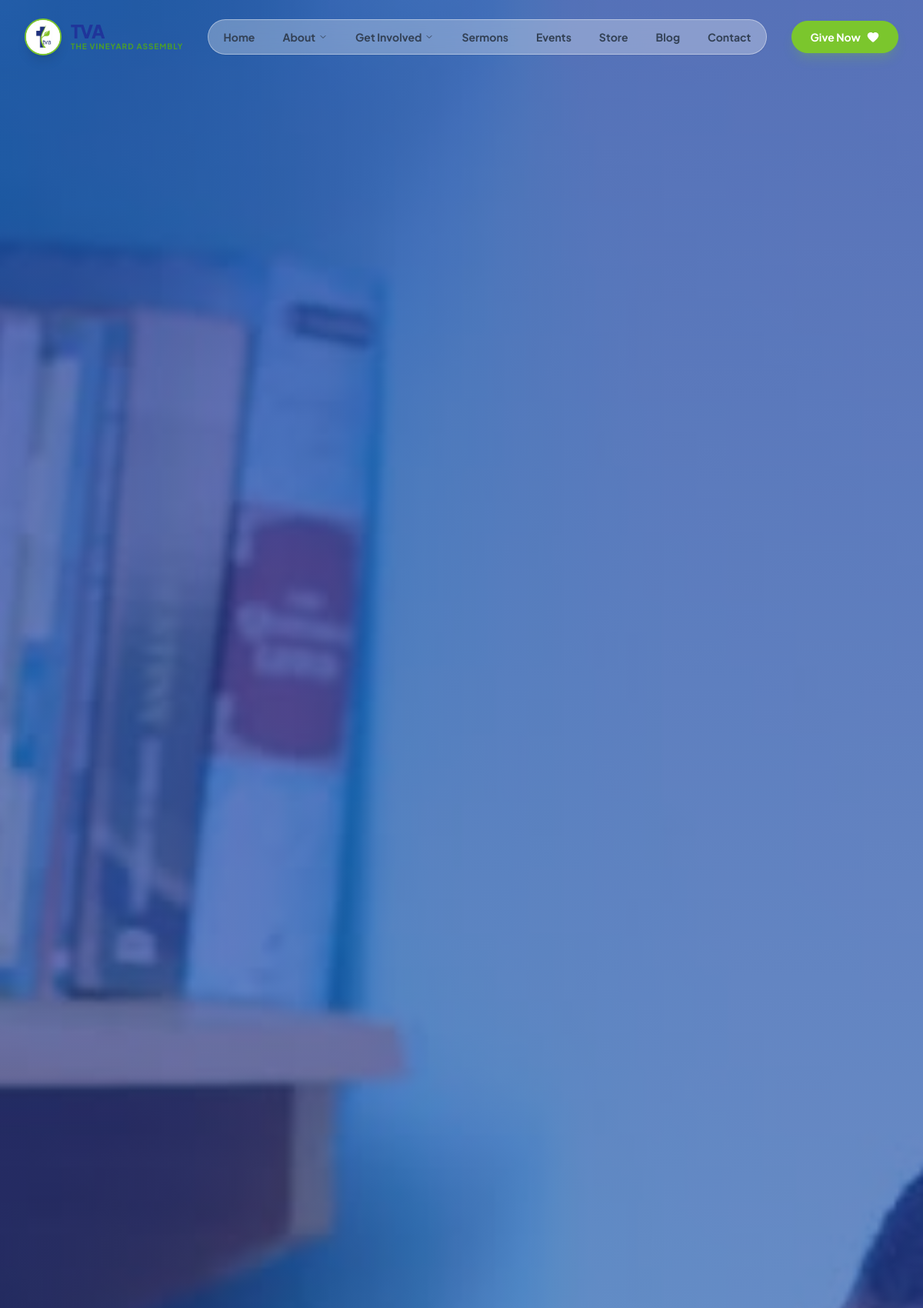
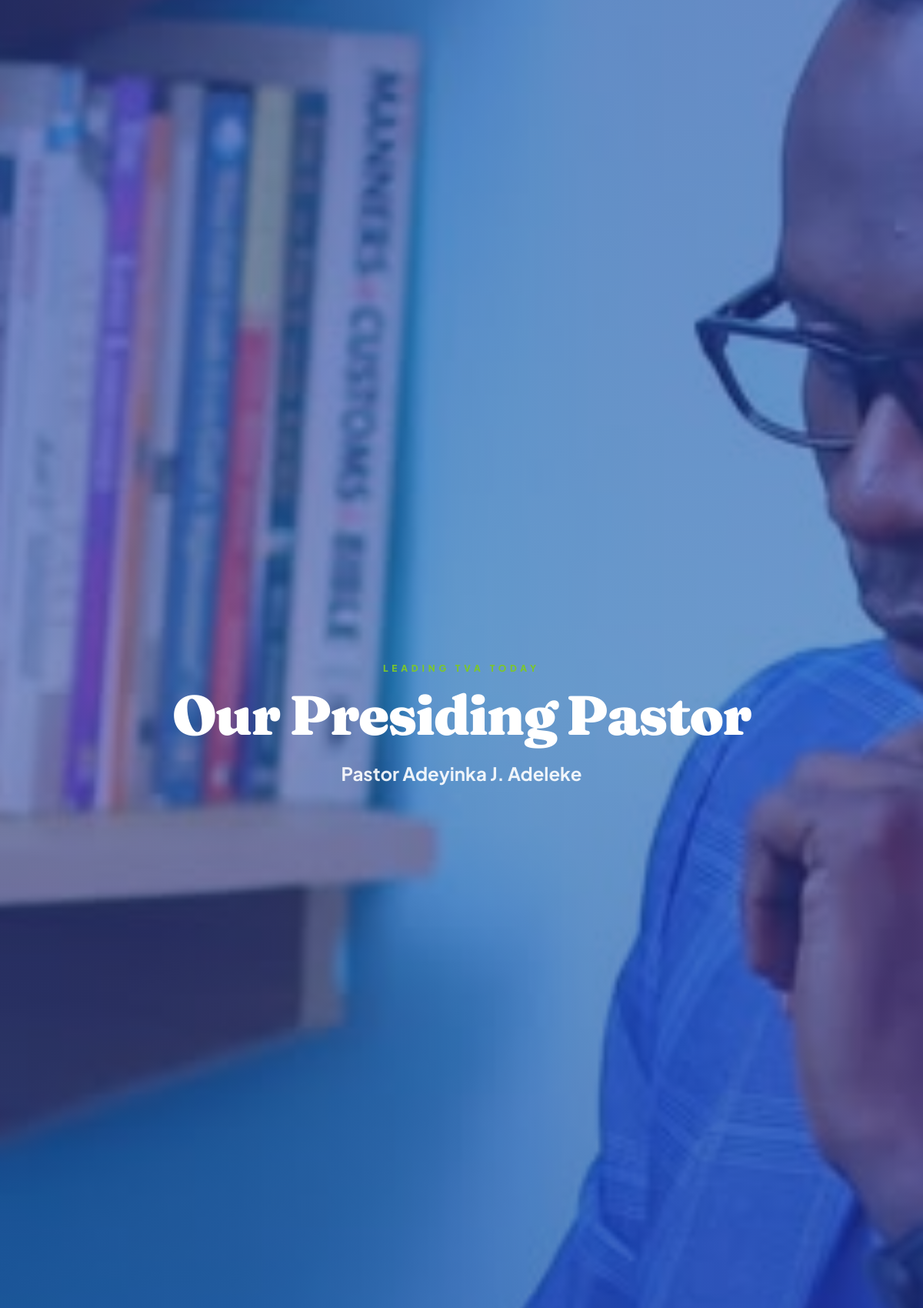
/about/presiding-pastor/ (upper part), run on the app's committed database (2 pictures, top to bottom).
### about/models.py (models this page shows, shortened)
class PresidingPastor(models.Model):
    hero_title = models.CharField(max_length=200, default="Our Presiding Pastor")
    hero_subtitle = models.CharField(max_length=200, default="Leading TVA Today")
    hero_image = models.ImageField(upload_to='pastors/', null=True, blank=True)
    pastor_name = models.CharField(max_length=200, default="Pastor Name")
    bio_title = models.CharField(max_length=200, default="Meet Our Pastor")
    bio_content = CKEditor5Field('Content', config_name='default', default="")
    bio_image = models.ImageField(upload_to='pastors/', null=True, blank=True)
    vision_title = models.CharField(max_length=200, default="Vision for TVA")
    vision_content = CKEditor5Field('Content', config_name='default', default="")
    vision_image = models.ImageField(upload_to='pastors/', null=True, blank=True)
    focus_title = models.CharField(max_length=200, default="Ministry Focus")
    focus_content = CKEditor5Field('Content', config_name='default', default="")
    focus_image = models.ImageField(upload_to='pastors/', null=True, blank=True)
    message_title = models.CharField(max_length=200, default="A Word From Pastor")
    message_content = CKEditor5Field('Content', config_name='default', default="")
    message_image = models.ImageField(upload_to='pastors/', null=True, blank=True)
    contact_title = models.CharField(max_length=200, default="Connect With Pastor")
    contact_email = models.EmailField(blank=True, null=True)
    facebook_url = models.URLField(blank=True, null=True)
    instagram_url = models.URLField(blank=True, null=True)
    class Meta:
        verbose_name_plural = "Presiding Pastor Page"

### about/views.py (the view)
# urls.py: path('about/presiding-pastor/', presiding_pastor_view, name='presiding_pastor'),
def presiding_pastor_view(request):
    pastor_data = PresidingPastor.objects.first()
    context = {
        'pastor': pastor_data,
    }
    return render(request, 'presiding_pastor.html', context)

### payments/context_processors.py (called while the page is built)
def payment_info(request):
    return {
        'bank_info': BankDetail.objects.filter(is_active=True).first()
    }

### templates/presiding_pastor.html (shortened to what this page needs)
{% extends 'base.html' %}
{% load static %}
{% block content %}
    <header class="relative h-[60vh] flex items-center justify-center overflow-hidden">
      <img
        src="{% if pastor.hero_image %}{{ pastor.hero_image.url }}{% else %}https://images.unsplash.com/photo-1560250097-0b93528c311a?auto=format&fit=crop&q=80&w=2000{% endif %}"
        alt="Presiding Pastor"
        class="absolute inset-0 w-full h-full object-cover"
      />
      <div class="absolute inset-0 bg-gradient-to-b from-primary/70 via-primary/50 to-primary/90"></div>
      <div class="relative z-10 text-center px-4 mt-20">
        <span class="text-secondary font-black uppercase tracking-[0.4em] text-xs mb-4 block">
          {{ pastor.hero_subtitle|default:"Leading TVA Today" }}
        </span>
        <h1 class="text-5xl md:text-7xl font-black text-white serif mb-6 tracking-tight">
          {{ pastor.hero_title|default:"Our Presiding Pastor" }}
        </h1>
        <p class="text-white/90 text-2xl font-bold">
          {{ pastor.pastor_name|default:"Pastor Name" }}
        </p>
      </div>
    </header>
{% endblock %}

### static/style.css (style rules this page uses)
:root { --brand-primary: #1F317D; --brand-secondary: #81C225; --brand-accent: #010066; }
body { font-family: 'Plus Jakarta Sans', sans-serif; background-color: #c2f2ff; color: #1a1a1a; overflow-x: hidden; }
.serif { font-family: 'Fraunces', serif; }

### data on the page
PresidingPastor: hero_image (picture), hero_subtitle "LEADING TVA TODAY", hero_title "Our Presiding Pastor", pastor_name "Pastor Adeyinka J. Adeleke"
